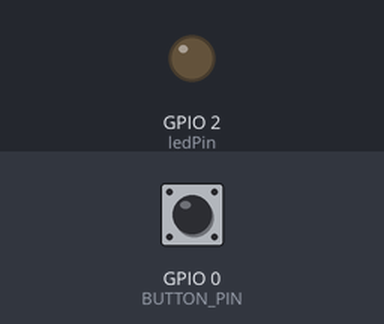
Bench run of a sketch on a simulated ESP8266 (NodeMCU). On the bench: output pins drawn as LEDs (lit = HIGH). The inputs (shaded band) are chosen by the test bench; at power-on: GPIO 0 (BUTTON_PIN) HIGH. WiFi joins after 1.5 s; servers stay silent unless stated; what the sketch prints to the serial monitor is not drawn.

Above: at 1.6 s.
At 2.9 s:
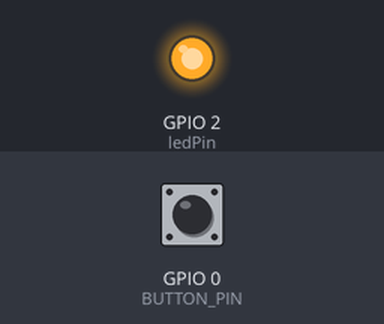
3.0 s: GPIO 0 (BUTTON_PIN) pulled LOW for 0.15 s
Timing chart, 0 to 6.0 s (numbered marks = the images above; inputs shaded):
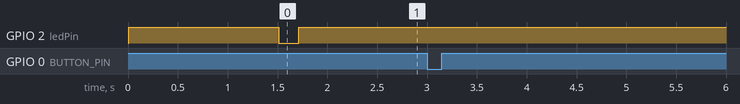

Measured:
- after the input at 3.0 s, every drawn part: stays the same

The sketch:

esp8266.ino
```cpp
//Original source code : http://enrique.latorres.org/2017/10/17/testing-lolin-nodemcu-v3-esp8266/
//Download LoLin NodeMCU V3 ESP8266 Board for Arduino IDE (json) : http://arduino.esp8266.com/stable/package_esp8266com_index.json
#include <ESP8266WiFi.h>
#include <EasyButton.h>
#include <ESP8266HTTPClient.h>

// Uncomment this if you want to ping an HTTPs URL
//#include <WiFiClientSecure.h>

const char *ssid = "<your ssid>";
const char *password = "<your wifi password>";
int ledPin = 2;  // Arduino standard is GPIO13 but lolin nodeMCU is 2 http://www.esp8266.com/viewtopic.php?f=26&t=13410#p61332

// Arduino pin where the button is connected to.
#define BUTTON_PIN 0

// Instance of the button.
EasyButton button(BUTTON_PIN);

void onPressed()
{

  // Uncomment this if you want to ping a HTTPs URL
  //BearSSL::WiFiClientSecure client;
  WiFiClient client;

  // Uncomment this if you want to ping a HTTPs URL
  //client.setInsecure();

  HTTPClient http;  //Declare an object of class HTTPClient

  Serial.print("Request status:");
  Serial.println(http.begin(client,"http://<your_url_here>"));
  int httpCode = http.GET();
  Serial.print("Request code: ");
  Serial.println(httpCode);
  if (httpCode > 0)
  {
    //Check the returning code

    String payload = http.getString();  //Get the request response payload
    Serial.println(payload);  //Print the response payload
    digitalWrite(LED_BUILTIN, LOW);
    delay(200);
    digitalWrite(LED_BUILTIN, HIGH);
    delay(200);
    digitalWrite(LED_BUILTIN, LOW);
    delay(200);
    digitalWrite(LED_BUILTIN, HIGH);

  }
  else
    Serial.printf("[HTTP] GET... failed, error: %s\n", http.errorToString(httpCode).c_str());

  http.end(); //Close connection
}

void setup()
{
  Serial.begin(115200);
  delay(10);
  pinMode(ledPin, OUTPUT);
  digitalWrite(ledPin, HIGH);
  // Connect to WiFi network
  Serial.println();
  Serial.println();
  Serial.print("Connecting to ");
  Serial.println(ssid);

  WiFi.begin(ssid, password);

  while (WiFi.status() != WL_CONNECTED)
  {
    delay(500);
    Serial.println(".");
    WiFi.printDiag(Serial);
  }

  Serial.println("");
  Serial.println("WiFi connected");
  digitalWrite(LED_BUILTIN, LOW);
  delay(200);
  digitalWrite(LED_BUILTIN, HIGH);
  button.begin();
  // Add the callback function to be called when the button is pressed.
  button.onPressed(onPressed);

}

void loop()
{
  button.read();
}
```
